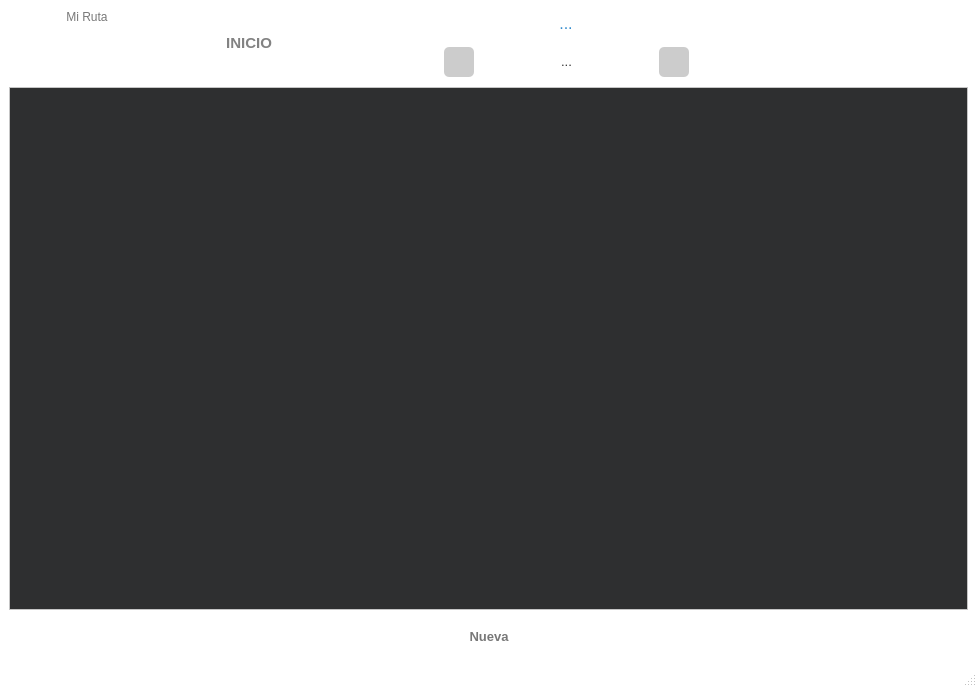
<?xml version="1.0" encoding="UTF-8"?>
<ui version="4.0">
 <class>Screen_Table_Rutas</class>
 <widget class="QMainWindow" name="Screen_Table_Rutas">
  <property name="geometry">
   <rect>
    <x>0</x>
    <y>0</y>
    <width>977</width>
    <height>687</height>
   </rect>
  </property>
  <property name="palette">
   <palette>
    <active>
     <colorrole role="Base">
      <brush brushstyle="SolidPattern">
       <color alpha="255">
        <red>46</red>
        <green>47</green>
        <blue>48</blue>
       </color>
      </brush>
     </colorrole>
     <colorrole role="Window">
      <brush brushstyle="SolidPattern">
       <color alpha="255">
        <red>255</red>
        <green>255</green>
        <blue>255</blue>
       </color>
      </brush>
     </colorrole>
    </active>
    <inactive>
     <colorrole role="Base">
      <brush brushstyle="SolidPattern">
       <color alpha="255">
        <red>46</red>
        <green>47</green>
        <blue>48</blue>
       </color>
      </brush>
     </colorrole>
     <colorrole role="Window">
      <brush brushstyle="SolidPattern">
       <color alpha="255">
        <red>255</red>
        <green>255</green>
        <blue>255</blue>
       </color>
      </brush>
     </colorrole>
    </inactive>
    <disabled>
     <colorrole role="Base">
      <brush brushstyle="SolidPattern">
       <color alpha="255">
        <red>255</red>
        <green>255</green>
        <blue>255</blue>
       </color>
      </brush>
     </colorrole>
     <colorrole role="Window">
      <brush brushstyle="SolidPattern">
       <color alpha="255">
        <red>255</red>
        <green>255</green>
        <blue>255</blue>
       </color>
      </brush>
     </colorrole>
    </disabled>
   </palette>
  </property>
  <property name="windowTitle">
   <string>MainWindow</string>
  </property>
  <widget class="QWidget" name="centralwidget">
   <layout class="QVBoxLayout" name="verticalLayout_3">
    <property name="topMargin">
     <number>5</number>
    </property>
    <item>
     <layout class="QHBoxLayout" name="horizontalLayout_3">
      <item>
       <layout class="QHBoxLayout" name="horizontalLayout_2">
        <property name="topMargin">
         <number>5</number>
        </property>
        <property name="bottomMargin">
         <number>30</number>
        </property>
        <item>
         <widget class="my_label" name="lb_logo">
          <property name="minimumSize">
           <size>
            <width>51</width>
            <height>41</height>
           </size>
          </property>
          <property name="maximumSize">
           <size>
            <width>200</width>
            <height>240</height>
           </size>
          </property>
          <property name="styleSheet">
           <string notr="true">border-image: url(:/icons/app_logo.png);</string>
          </property>
          <property name="text">
           <string/>
          </property>
          <property name="scaledContents">
           <bool>false</bool>
          </property>
          <property name="alignment">
           <set>Qt::AlignCenter</set>
          </property>
          <property name="wordWrap">
           <bool>false</bool>
          </property>
         </widget>
        </item>
        <item>
         <widget class="QLabel" name="label_17">
          <property name="minimumSize">
           <size>
            <width>0</width>
            <height>40</height>
           </size>
          </property>
          <property name="styleSheet">
           <string notr="true">font: 63 18pt &quot;Segoe UI Semibold&quot;;
color: rgb(120, 120, 120)</string>
          </property>
          <property name="text">
           <string>Mi Ruta      </string>
          </property>
          <property name="alignment">
           <set>Qt::AlignHCenter|Qt::AlignTop</set>
          </property>
         </widget>
        </item>
       </layout>
      </item>
      <item>
       <spacer name="horizontalSpacer_3">
        <property name="orientation">
         <enum>Qt::Horizontal</enum>
        </property>
        <property name="sizeHint" stdset="0">
         <size>
          <width>40</width>
          <height>20</height>
         </size>
        </property>
       </spacer>
      </item>
      <item>
       <widget class="QPushButton" name="pb_inicio">
        <property name="minimumSize">
         <size>
          <width>0</width>
          <height>50</height>
         </size>
        </property>
        <property name="font">
         <font>
          <family>Segoe UI</family>
          <pointsize>11</pointsize>
          <weight>75</weight>
          <bold>true</bold>
         </font>
        </property>
        <property name="styleSheet">
         <string notr="true">QPushButton{
	background-color: #FFFFFF; 
	border-radius: 6px;
	color: rgb(130, 130, 130);
}
QPushButton:hover:!pressed{
	  background-color: #EEEEEE; 
}</string>
        </property>
        <property name="text">
         <string> INICIO</string>
        </property>
        <property name="icon">
         <iconset resource="assets.qrc">
          <normaloff>:/icons/inicio.png</normaloff>:/icons/inicio.png</iconset>
        </property>
        <property name="iconSize">
         <size>
          <width>60</width>
          <height>30</height>
         </size>
        </property>
        <property name="flat">
         <bool>true</bool>
        </property>
       </widget>
      </item>
      <item>
       <spacer name="horizontalSpacer_4">
        <property name="orientation">
         <enum>Qt::Horizontal</enum>
        </property>
        <property name="sizeHint" stdset="0">
         <size>
          <width>40</width>
          <height>20</height>
         </size>
        </property>
       </spacer>
      </item>
      <item>
       <layout class="QVBoxLayout" name="verticalLayout_2">
        <item>
         <layout class="QHBoxLayout" name="horizontalLayout_22">
          <item>
           <spacer name="horizontalSpacer_17">
            <property name="orientation">
             <enum>Qt::Horizontal</enum>
            </property>
            <property name="sizeHint" stdset="0">
             <size>
              <width>40</width>
              <height>20</height>
             </size>
            </property>
           </spacer>
          </item>
          <item>
           <widget class="MyLabelShine" name="l_cantidad_de_rutas">
            <property name="minimumSize">
             <size>
              <width>320</width>
              <height>30</height>
             </size>
            </property>
            <property name="maximumSize">
             <size>
              <width>260</width>
              <height>30</height>
             </size>
            </property>
            <property name="font">
             <font>
              <family>Segoe UI</family>
              <pointsize>12</pointsize>
             </font>
            </property>
            <property name="styleSheet">
             <string notr="true">background-color: #FFFFFF; 
border-radius: 6px;
color:rgb(77, 77, 77);
color:rgb(54, 141, 206);</string>
            </property>
            <property name="text">
             <string>...</string>
            </property>
            <property name="alignment">
             <set>Qt::AlignCenter</set>
            </property>
           </widget>
          </item>
          <item>
           <spacer name="horizontalSpacer_18">
            <property name="orientation">
             <enum>Qt::Horizontal</enum>
            </property>
            <property name="sizeHint" stdset="0">
             <size>
              <width>40</width>
              <height>20</height>
             </size>
            </property>
           </spacer>
          </item>
         </layout>
        </item>
        <item>
         <layout class="QHBoxLayout" name="horizontalLayout_23">
          <property name="spacing">
           <number>5</number>
          </property>
          <item>
           <spacer name="horizontalSpacer_21">
            <property name="orientation">
             <enum>Qt::Horizontal</enum>
            </property>
            <property name="sizeHint" stdset="0">
             <size>
              <width>40</width>
              <height>20</height>
             </size>
            </property>
           </spacer>
          </item>
          <item>
           <widget class="QPushButton" name="pb_previous_pagination">
            <property name="minimumSize">
             <size>
              <width>30</width>
              <height>30</height>
             </size>
            </property>
            <property name="maximumSize">
             <size>
              <width>30</width>
              <height>30</height>
             </size>
            </property>
            <property name="styleSheet">
             <string notr="true">QPushButton{
	border-radius: 5px;
	background-color: #CCCCCC; 
}
QPushButton:hover:!pressed{
	  background-color: #DDDDDD; 
}</string>
            </property>
            <property name="text">
             <string/>
            </property>
            <property name="icon">
             <iconset resource="assets.qrc">
              <normaloff>:/icons/previous.png</normaloff>:/icons/previous.png</iconset>
            </property>
            <property name="iconSize">
             <size>
              <width>18</width>
              <height>18</height>
             </size>
            </property>
            <property name="flat">
             <bool>true</bool>
            </property>
           </widget>
          </item>
          <item>
           <widget class="MyLabelSpinner" name="l_current_pagination">
            <property name="minimumSize">
             <size>
              <width>175</width>
              <height>27</height>
             </size>
            </property>
            <property name="maximumSize">
             <size>
              <width>160</width>
              <height>27</height>
             </size>
            </property>
            <property name="font">
             <font>
              <family>Segoe UI</family>
              <pointsize>10</pointsize>
             </font>
            </property>
            <property name="styleSheet">
             <string notr="true">QLabel{
	background-color: #FFFFFF; 
	border-radius: 5px;
	color:rgb(50, 50, 50);
}
QLabel:hover:!pressed{
	  background-color: #EEEEEE; 
}
</string>
            </property>
            <property name="text">
             <string>...</string>
            </property>
            <property name="alignment">
             <set>Qt::AlignCenter</set>
            </property>
           </widget>
          </item>
          <item>
           <widget class="QPushButton" name="pb_next_pagination">
            <property name="minimumSize">
             <size>
              <width>30</width>
              <height>30</height>
             </size>
            </property>
            <property name="maximumSize">
             <size>
              <width>30</width>
              <height>30</height>
             </size>
            </property>
            <property name="styleSheet">
             <string notr="true">QPushButton{
	border-radius: 5px;
	background-color: #CCCCCC; 
}
QPushButton:hover:!pressed{
	  background-color: #DDDDDD; 
}</string>
            </property>
            <property name="text">
             <string/>
            </property>
            <property name="icon">
             <iconset resource="assets.qrc">
              <normaloff>:/icons/next.png</normaloff>:/icons/next.png</iconset>
            </property>
            <property name="iconSize">
             <size>
              <width>18</width>
              <height>18</height>
             </size>
            </property>
            <property name="flat">
             <bool>true</bool>
            </property>
           </widget>
          </item>
          <item>
           <spacer name="horizontalSpacer_22">
            <property name="orientation">
             <enum>Qt::Horizontal</enum>
            </property>
            <property name="sizeHint" stdset="0">
             <size>
              <width>40</width>
              <height>20</height>
             </size>
            </property>
           </spacer>
          </item>
         </layout>
        </item>
       </layout>
      </item>
      <item>
       <spacer name="horizontalSpacer_5">
        <property name="orientation">
         <enum>Qt::Horizontal</enum>
        </property>
        <property name="sizeHint" stdset="0">
         <size>
          <width>40</width>
          <height>20</height>
         </size>
        </property>
       </spacer>
      </item>
      <item>
       <layout class="QHBoxLayout" name="horizontalLayout_4">
        <property name="bottomMargin">
         <number>40</number>
        </property>
        <item>
         <widget class="QPushButton" name="pb_minimize">
          <property name="styleSheet">
           <string notr="true">QPushButton{
	color: rgb(77, 77, 77);
	border-radius: 3px;
}
QPushButton:hover:!pressed{
	  background-color: #EEEEEE; 
}</string>
          </property>
          <property name="text">
           <string/>
          </property>
          <property name="icon">
           <iconset resource="assets.qrc">
            <normaloff>:/icons/minimize.png</normaloff>:/icons/minimize.png</iconset>
          </property>
          <property name="iconSize">
           <size>
            <width>30</width>
            <height>30</height>
           </size>
          </property>
          <property name="flat">
           <bool>true</bool>
          </property>
         </widget>
        </item>
        <item>
         <widget class="QPushButton" name="pb_maximize">
          <property name="styleSheet">
           <string notr="true">QPushButton{
	color: rgb(77, 77, 77);
	border-radius: 3px;
}
QPushButton:hover:!pressed{
	  background-color: #EEEEEE; 
}</string>
          </property>
          <property name="text">
           <string/>
          </property>
          <property name="icon">
           <iconset resource="assets.qrc">
            <normaloff>:/icons/maximize.png</normaloff>:/icons/maximize.png</iconset>
          </property>
          <property name="iconSize">
           <size>
            <width>30</width>
            <height>30</height>
           </size>
          </property>
          <property name="flat">
           <bool>true</bool>
          </property>
         </widget>
        </item>
        <item>
         <widget class="QPushButton" name="pb_cruz">
          <property name="styleSheet">
           <string notr="true">QPushButton{
	color: rgb(77, 77, 77);
	border-radius: 3px;
}
QPushButton:hover:!pressed{
	  background-color: rgba(255, 200, 200);
}</string>
          </property>
          <property name="text">
           <string/>
          </property>
          <property name="icon">
           <iconset resource="assets.qrc">
            <normaloff>:/icons/close.png</normaloff>:/icons/close.png</iconset>
          </property>
          <property name="iconSize">
           <size>
            <width>30</width>
            <height>30</height>
           </size>
          </property>
          <property name="flat">
           <bool>true</bool>
          </property>
         </widget>
        </item>
       </layout>
      </item>
     </layout>
    </item>
    <item>
     <widget class="QWidget" name="widget_table" native="true">
      <layout class="QVBoxLayout" name="verticalLayout">
       <property name="leftMargin">
        <number>0</number>
       </property>
       <property name="topMargin">
        <number>0</number>
       </property>
       <property name="rightMargin">
        <number>0</number>
       </property>
       <property name="bottomMargin">
        <number>0</number>
       </property>
       <item>
        <widget class="QTableView" name="tableView">
         <property name="styleSheet">
          <string notr="true">font: 10pt &quot;Segoe UI&quot;;</string>
         </property>
        </widget>
       </item>
       <item>
        <layout class="QHBoxLayout" name="horizontalLayout">
         <item>
          <spacer name="horizontalSpacer">
           <property name="orientation">
            <enum>Qt::Horizontal</enum>
           </property>
           <property name="sizeHint" stdset="0">
            <size>
             <width>40</width>
             <height>20</height>
            </size>
           </property>
          </spacer>
         </item>
         <item>
          <widget class="QPushButton" name="pb_nueva">
           <property name="minimumSize">
            <size>
             <width>130</width>
             <height>40</height>
            </size>
           </property>
           <property name="maximumSize">
            <size>
             <width>130</width>
             <height>40</height>
            </size>
           </property>
           <property name="font">
            <font>
             <family>Segoe UI</family>
             <pointsize>10</pointsize>
             <weight>75</weight>
             <bold>true</bold>
            </font>
           </property>
           <property name="styleSheet">
            <string notr="true">QPushButton{
	border-radius: 10px;
	color:rgb(120, 120, 120);
}
QPushButton:hover:!pressed{
	  background-color: #EEEEEE; 
}</string>
           </property>
           <property name="text">
            <string>Nueva</string>
           </property>
           <property name="icon">
            <iconset resource="assets.qrc">
             <normaloff>:/icons/plus_blue.png</normaloff>:/icons/plus_blue.png</iconset>
           </property>
           <property name="iconSize">
            <size>
             <width>20</width>
             <height>20</height>
            </size>
           </property>
          </widget>
         </item>
         <item>
          <spacer name="horizontalSpacer_2">
           <property name="orientation">
            <enum>Qt::Horizontal</enum>
           </property>
           <property name="sizeHint" stdset="0">
            <size>
             <width>40</width>
             <height>20</height>
            </size>
           </property>
          </spacer>
         </item>
        </layout>
       </item>
      </layout>
     </widget>
    </item>
   </layout>
  </widget>
  <widget class="QStatusBar" name="statusbar"/>
 </widget>
 <customwidgets>
  <customwidget>
   <class>MyLabelSpinner</class>
   <extends>QLabel</extends>
   <header location="global">mylabelspinner.h</header>
  </customwidget>
  <customwidget>
   <class>MyLabelShine</class>
   <extends>QLabel</extends>
   <header location="global">mylabelshine.h</header>
  </customwidget>
  <customwidget>
   <class>my_label</class>
   <extends>QLabel</extends>
   <header location="global">my_label.h</header>
  </customwidget>
 </customwidgets>
 <resources>
  <include location="assets.qrc"/>
 </resources>
 <connections/>
</ui>
